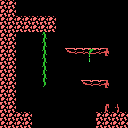

A level layout from a 2D game, rendered from its tile map. Below: a short description, then the map file with its tile-grid data intact:
An orthogonal 16x16 tile map with 8x8 px tiles, 1 tile layer (Tile Layer 1).

<map version="1.0" tiledversion="1.0.2" orientation="orthogonal" renderorder="right-down" width="16" height="16" tilewidth="8" tileheight="8" nextobjectid="1">
 <tileset firstgid="1" name="tiles" tilewidth="8" tileheight="8" tilecount="256" columns="16">
  <image source="tiles-jungle.png" width="128" height="128" />
 </tileset>
 <layer name="Tile Layer 1" width="16" height="16">
  <data encoding="csv">
146,146,0,0,0,0,0,0,0,0,0,0,0,1,1,0,
146,146,0,0,0,0,0,0,0,0,0,0,0,1,1,0,
146,146,146,146,146,146,146,0,0,0,0,0,0,1,1,0,
146,146,146,146,146,146,146,0,0,0,0,0,0,1,1,0,
146,146,0,0,0,133,0,0,0,0,0,0,0,1,1,0,
146,146,0,0,0,133,0,0,0,0,0,0,0,1,1,0,
146,146,0,0,0,133,0,0,139,137,137,140,137,17,1,0,
146,146,0,0,0,133,0,0,0,0,0,22,0,1,1,0,
146,146,0,0,0,133,0,0,0,0,0,0,0,1,1,0,
146,146,0,0,0,133,0,0,0,0,0,0,0,1,1,0,
146,146,0,0,0,134,0,0,0,0,139,137,137,17,1,0,
146,146,0,0,0,0,0,0,0,0,0,0,0,1,1,0,
146,146,0,0,0,0,0,0,0,0,0,0,0,1,1,0,
146,146,0,0,0,0,0,0,0,0,0,0,0,13,14,0,
146,146,146,146,0,0,0,0,0,0,0,0,146,146,146,146,
146,146,146,146,0,0,0,0,0,0,0,0,146,146,146,146
</data>
 </layer>
 <objectgroup name="Object Layer 1" />
</map>
